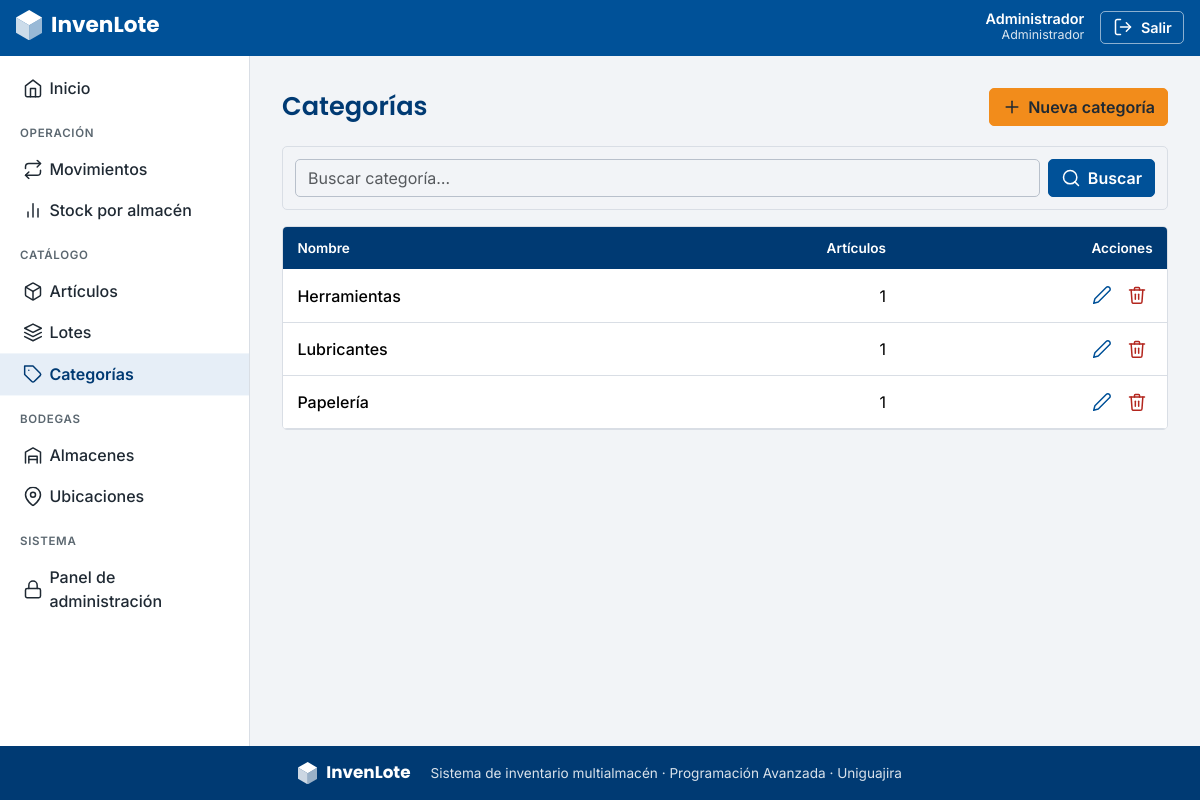
/categorias/ (signed in), run on the app's committed database.
### apps/usuarios/models.py (models this page shows, shortened)
class Usuario(AbstractUser):
    class Rol(models.TextChoices):
        ADMIN = "ADMIN", "Administrador"
        JEFE = "JEFE", "Jefe de bodega"
        BODEGUERO = "BODEGUERO", "Bodeguero"
    pk_usu_id = models.BigAutoField(primary_key=True)
    usu_rol = models.CharField("rol", max_length=10, choices=Rol.choices, default=Rol.BODEGUERO)
    class Meta:
        db_table = "tbl_usuario"
        verbose_name = "usuario"
        verbose_name_plural = "usuarios"

### apps/categorias/models.py (models this page shows, shortened)
class Categoria(models.Model):
    pk_cat_id = models.BigAutoField(primary_key=True)
    cat_nombre = models.CharField("nombre", max_length=100)
    class Meta:
        db_table = "tbl_categoria"
        verbose_name = "categoría"
        verbose_name_plural = "categorías"

### apps/categorias/views.py (the view)
# urls.py: path("", views.CategoriaLista.as_view(), name="lista"),
class CategoriaLista(PermissionRequiredMixin, BusquedaMixin, ListView):
    model = Categoria
    permission_required = "categorias.view_categoria"
    campos_busqueda = ('cat_nombre',)
    paginate_by = 10
    queryset = Categoria.objects.annotate(total_articulos=Count('articulos')).order_by('cat_nombre')

### config/context.py (called while the page is built)
def rol_usuario(request):
    usuario = request.user
    if not usuario.is_authenticated:
        return {}
    return {"rol": usuario.get_usu_rol_display()}

### config/mixins.py (called while the page is built)
    def get_queryset(self):
        consulta = super().get_queryset()
        texto = self.request.GET.get("q", "").strip()
        if texto and self.campos_busqueda:
            condicion = Q()
            for campo in self.campos_busqueda:
                condicion |= Q(**{f"{campo}__icontains": texto})
            consulta = consulta.filter(condicion)
        return consulta

    def get_context_data(self, **kwargs):
        contexto = super().get_context_data(**kwargs)
        contexto["q"] = self.request.GET.get("q", "").strip()
        parametros = self.request.GET.copy()
        parametros.pop("page", None)
        contexto["query"] = parametros.urlencode()
        return contexto

### templates/categorias/categoria_list.html (shortened to what this page needs)
{% extends "base.html" %}
{% block contenido %}
{% url 'categorias:crear' as url_nuevo %}
{% include "includes/encabezado_lista.html" with titulo="Categorías" url_nuevo=url_nuevo texto_nuevo="Nueva categoría" permiso=perms.categorias.add_categoria placeholder="Buscar categoría…" %}
<div class="card tabla-tarjeta">
  <div class="table-responsive">
    <table class="table align-middle mb-0">
      <thead><tr><th>Nombre</th><th class="text-end">Artículos</th><th class="text-end">Acciones</th></tr></thead>
      <tbody>
        {% for obj in object_list %}
        <tr>
          <td class="fw-medium">{{ obj.cat_nombre }}</td><td class="text-end">{{ obj.total_articulos }}</td>
          <td class="text-end">
            {% url 'categorias:editar' obj.pk as url_editar %}{% url 'categorias:eliminar' obj.pk as url_eliminar %}
            {% include "includes/acciones_fila.html" with url_editar=url_editar url_eliminar=url_eliminar puede_editar=perms.categorias.change_categoria puede_eliminar=perms.categorias.delete_categoria %}
          </td>
        </tr>
        {% empty %}
        <tr><td colspan="9" class="vacio">{% if q %}No hay resultados para «{{ q }}».{% else %}Todavía no hay categorías registrados.{% endif %}</td></tr>
        {% endfor %}
      </tbody>
    </table>
  </div>
</div>
{% endblock %}

### templates/includes/navbar.html (shortened to what this page needs)
<header class="barra-superior">
  <div class="barra-interna">
    <a class="marca" href="{% url 'inicio' %}" aria-label="InvenLote, ir al inicio">
      {% include "includes/logo.html" with blanco=True %}
    </a>
    {% if user.is_authenticated %}
    <div class="usuario">
      <div class="usuario-datos d-none d-sm-block">
        <div class="usuario-nombre">{{ user.get_full_name|default:user.username }}</div>
        <div class="usuario-rol">{{ rol }}</div>
      </div>
      <form method="post" action="{% url 'logout' %}">
        <button type="submit" class="btn-salir">{% include "includes/icono.html" with nombre="salir" %}<span>Salir</span></button>
      </form>
    </div>
    {% endif %}
  </div>
</header>

### templates/includes/icono.html
<svg class="ic" width="20" height="20" viewBox="0 0 24 24" aria-hidden="true" focusable="false"><use href="#i-{{ nombre }}"/></svg>

### templates/includes/acciones_fila.html (shortened to what this page needs)
<div class="acciones">
  {% if puede_editar %}<a class="icono-accion" href="{{ url_editar }}" title="Editar" aria-label="Editar">{% include "includes/icono.html" with nombre="pencil" %}</a>{% endif %}
  {% if puede_eliminar %}<a class="icono-accion peligro" href="{{ url_eliminar }}" title="Eliminar" aria-label="Eliminar">{% include "includes/icono.html" with nombre="trash" %}</a>{% endif %}
</div>

### static/invenlote/app.css (style rules this page uses)
:root { --il-azul: #005198; --il-azul-oscuro: #003A73; --il-naranja: #F28C1B; --il-gris: #F2F4F7; --il-texto: #1F2933; --il-suave: #5B6770; --il-borde: #D9DEE5; --il-rojo: #B3261E; --il-verde: #1E7B3A; --bs-primary: var(--il-azul); --bs-primary-rgb: 0, 81, 152; --bs-link-color: var(--il-azul); --bs-link-color-rgb: 0, 81, 152; --bs-link-hover-color: var(--il-azul-oscuro); --bs-body-color: var(--il-texto); --bs-body-bg: var(--il-gris); --bs-body-font-family: 'Inter', system-ui, -apple-system, 'Segoe UI', sans-serif; --bs-border-color: var(--il-borde); --bs-border-radius: 5px; --bs-border-radius-sm: 5px; --bs-border-radius-lg: 5px; }
body { background: var(--il-gris); color: var(--il-texto); display: flex; flex-direction: column; min-height: 100vh; }
a { text-decoration: none; }
.ic { flex: none; fill: none; stroke: currentColor; stroke-width: 1.8; stroke-linecap: round; stroke-linejoin: round; vertical-align: -4px; margin-right: .4rem; }
.barra-superior { background: var(--il-azul); color: #fff; position: sticky; top: 0; z-index: 1030; }
.barra-interna { display: flex; align-items: center; gap: .75rem; padding: .6rem 1rem; max-width: 1500px; margin: 0 auto; }
.marca { color: #fff; margin-right: auto; }
.usuario { display: flex; align-items: center; gap: 1rem; }
.usuario-nombre { font-weight: 600; font-size: .9rem; line-height: 1.1; text-align: right; }
.usuario-rol { font-size: .78rem; opacity: .85; text-align: right; }
.btn-salir { background: transparent; color: #fff; border: 1px solid rgba(255,255,255,.55); border-radius: 5px; padding: .3rem .7rem; font-weight: 600; font-size: .9rem; }
.btn-salir .ic { margin-right: .3rem; }
.card { border-color: var(--il-borde); border-radius: 5px; box-shadow: none; }
.tabla-tarjeta { overflow: hidden; }
.table { --bs-table-bg: #fff; margin-bottom: 0; }
.table thead th { background: var(--il-azul-oscuro); color: #fff; font-weight: 600; font-size: .85rem; white-space: nowrap; border-bottom: 0; padding: .7rem .9rem; }
.table td { padding: .65rem .9rem; vertical-align: middle; }
.acciones { display: inline-flex; gap: .25rem; }
.icono-accion { display: inline-flex; padding: .35rem; border-radius: 5px; color: var(--il-azul); }
.icono-accion .ic { margin: 0; }
.icono-accion.peligro { color: var(--il-rojo); }

### data on the page
Usuario: get_full_name "Administrador", first_name "Administrador"
Categoria: cat_nombre "Herramientas", total_articulos "1"
Categoria: cat_nombre "Lubricantes", total_articulos "1"
Categoria: cat_nombre "Papelería", total_articulos "1"

### other printed values
{{ titulo }} "Categorías"
{{ texto_nuevo }} "Nueva categoría"
